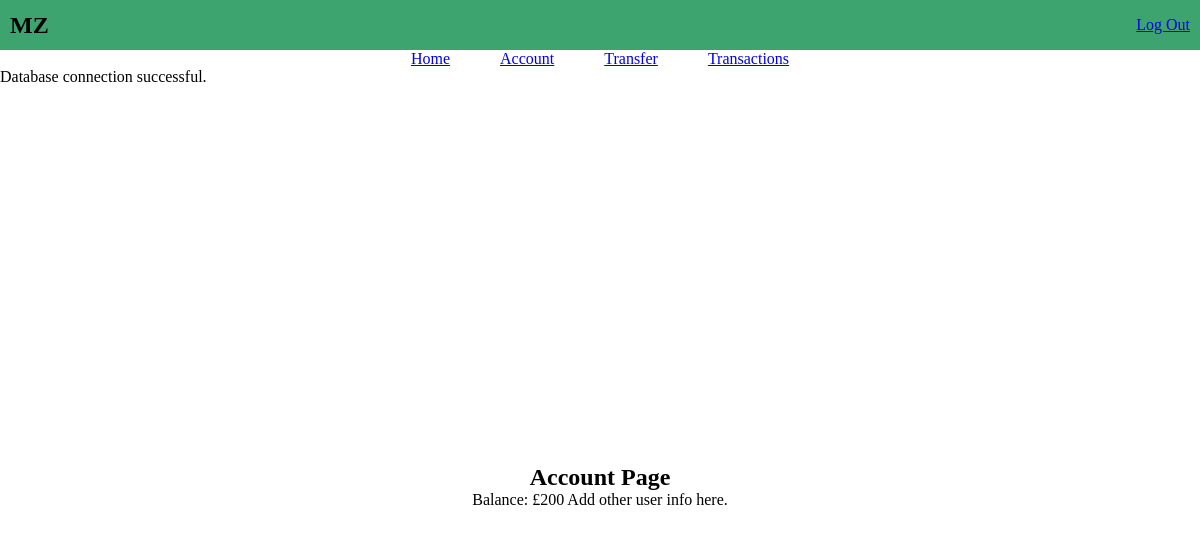
/AccountPage.php (signed in), run on an earlier commit of the app's database.
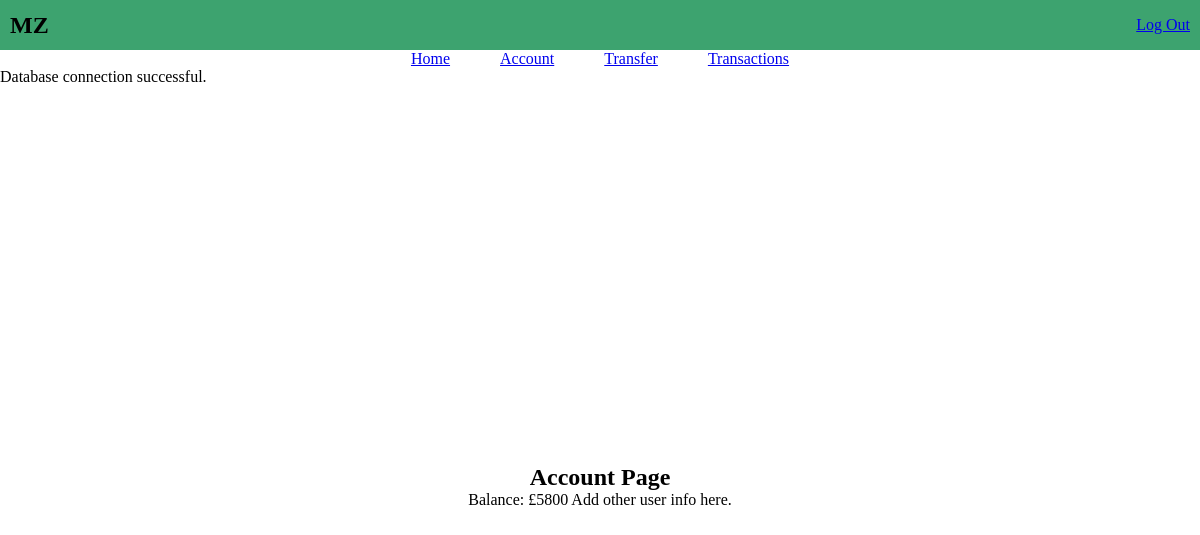
And on a later commit of the database.
### tables this page shows
CREATE TABLE "Users" (
	"UserId"	TEXT NOT NULL UNIQUE,
	"FirstName"	TEXT NOT NULL,
	"LastName"	TEXT NOT NULL,
	"Password"	TEXT NOT NULL,
	"AdminStatus"	INTEGER NOT NULL,
	"LastLogin"	TEXT,
	"Balance"	REAL NOT NULL DEFAULT 0,
	"TransactionLimit"	INTEGER NOT NULL DEFAULT 500,
	"LoginLimit"	INTEGER NOT NULL DEFAULT 30,
	"Email"	TEXT,
	"Code"	TEXT,
	"Key"	TEXT,
	"GeneratedTime"	TEXT,
	PRIMARY KEY("UserId")
);

### includes/BalanceScript.inc.php (called while the page is built)
<?php
require_once 'dbh.inc.php';
require_once 'db_functions.inc.php';
if (isset($_SESSION['UserId'])) {
    $userId = $_SESSION['UserId'];
    $balance = GetBalance($db, $userId);
}
else {
}

### includes/db_functions.inc.php (called while the page is built, shortened)
<?php
function GetBalance($db, $userId) {
    $stmt = $db->prepare('SELECT Balance FROM Users WHERE UserId = :id');
    $stmt->bindValue(':id', $userId, SQLITE3_TEXT);
    $result = $stmt->execute();
    $row = $result->fetchArray(SQLITE3_ASSOC);
    $balance = $row['Balance'];
    return $balance;
}

### AccountPage.php (the view, shortened to what this page needs)
<!DOCTYPE html>
<html lang="en">
<head>
    <link rel="stylesheet" type="text/css" href="CSS/stylesheet.css">
</head>
<body>
<?php
    require_once 'NavigationBar.inc.php';
    require_once 'includes/BalanceScript.inc.php';
?>
    <div id="test">
        <h2>Account Page</h2>
        <p>
            Balance: £<?php echo $balance?>
            Add other user info here.
        </p>
    </div>
</body>
</html>

### NavigationBar.inc.php (shortened to what this page needs)
<?php
    if (!isset($_SESSION['AdminStatus'])) {
        echo    '<nav id="headerBar">
                    <h1 id="siteName"> MZ </h1>
                    <a href="LoginPage.php">Log In</a>
                </nav>
                <nav id="navigationBar">
                    <ul>
                        ! links for non logged in users can go here !
                    </ul>
                </nav>';
    }
    elseif ($_SESSION['AdminStatus'] == 0) {
        echo    '<nav id="headerBar">
                    <h1 id="siteName"> MZ </h1>
                    <a href="includes/LogoutScript.inc.php">Log Out</a>
                </nav>
                <nav id="navigationBar">
                    <ul>
                        <li><a href="WelcomePage.php">Home</a></li>
                        <li><a href="AccountPage.php">Account</a></li>
                        <li><a href="TransferPage.php">Transfer</a></li>
                        <li><a href="TransactionsPage.php">Transactions</a></li>
                    </ul>
                </nav>';
    }

### includes/dbh.inc.php
<?php
$dbPath = __DIR__ . "/../database/Database.db";
$db = new SQLite3($dbPath);
if ($db === false) {
    echo "Failed to open the database: " . $db->lastErrorMsg();
    exit;
} else {
    echo "Database connection successful.";
}

### CSS/Stylesheet.css (style rules this page uses)
* { margin: 0; padding: 0; }
#test { height: 100vh; display:flex; flex-direction: column; align-items: center; justify-content: center; }
#headerBar { display: flex; justify-content: space-between; align-items: center; background-color: #3DA36F; height: 50px; padding: 0px 10px 0px 10px }
#navigationBar ul { display: flex; justify-content: center; align-items: center; flex-wrap: wrap; list-style: none; }
#navigationBar ul a { padding: 10px 25px 10px 25px }

What changed in the data, as far as the page shows it:
changed users: Balance "200" → "5800"
